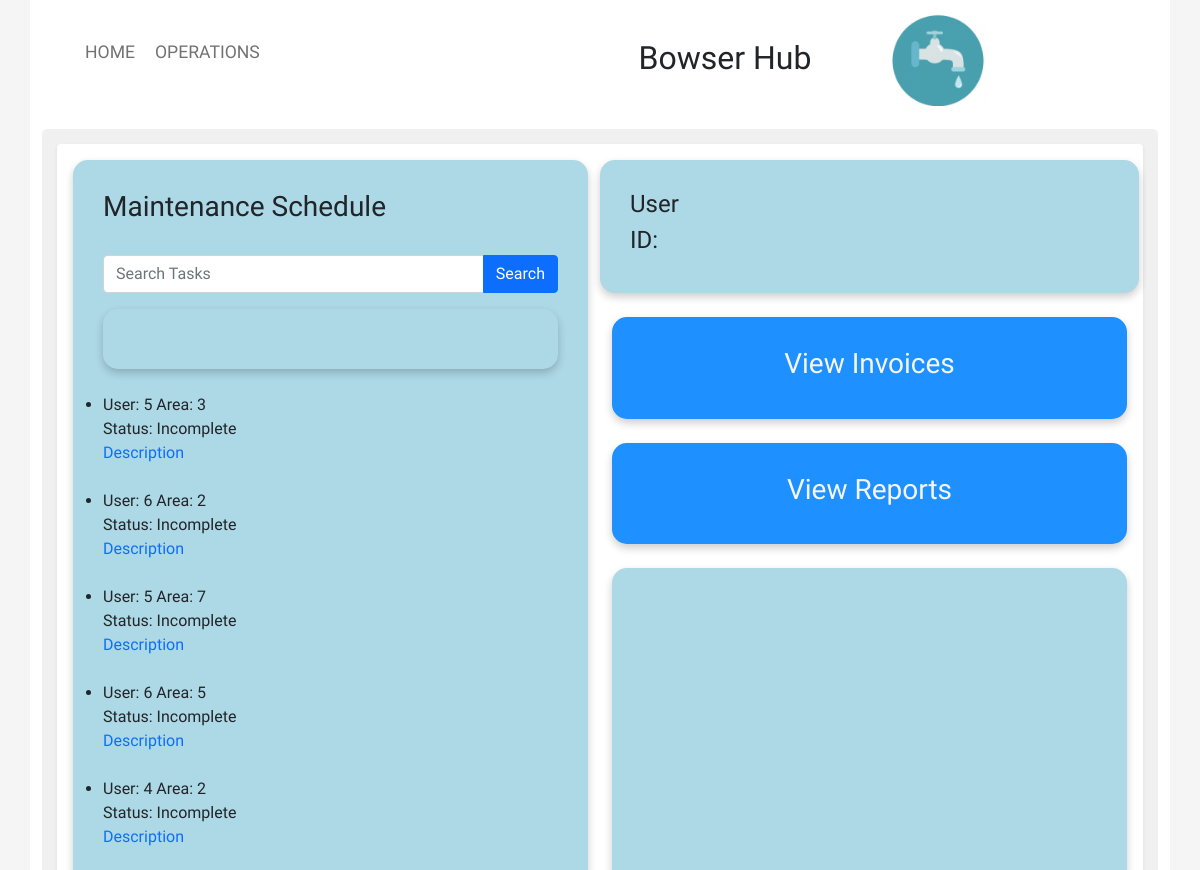
Before: /operations/operations.php (upper part) with the older database file.
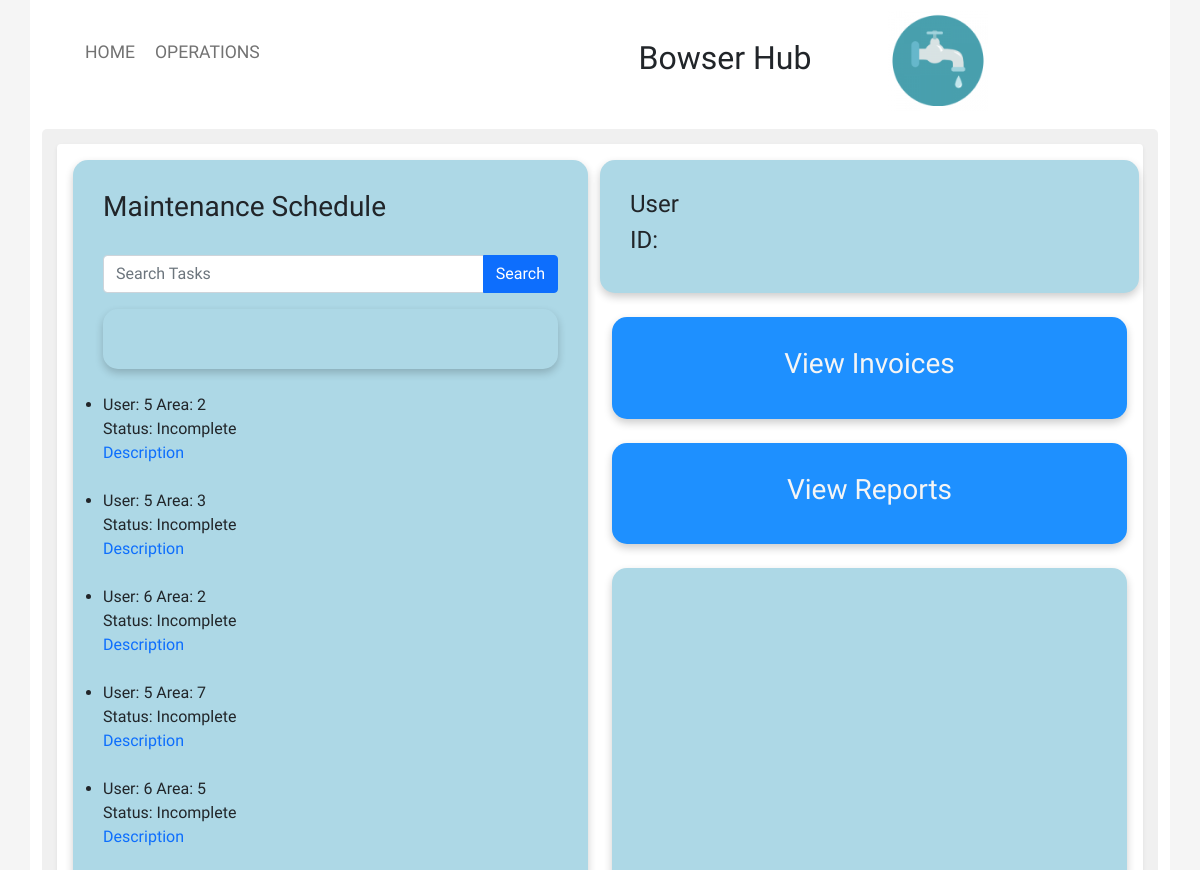
After: the same page with the newer database file.
### tables this page shows
CREATE TABLE `tbl_maintenance_schedule` (
  `Maintenance_ID` int(11) NOT NULL,
  `Bowser_ID` int(11) NOT NULL,
  `User_ID` int(11) NOT NULL,
  `Description` varchar(100) NOT NULL,
  `Status` varchar(100) NOT NULL,
  `Date` timestamp NOT NULL DEFAULT current_timestamp() ON UPDATE current_timestamp(),
  `Assigned_To` int(11) NOT NULL,
  `Area_ID` int(11) NOT NULL,
  `Priority` int(11) NOT NULL,
  `Task_Type` varchar(100) NOT NULL
);

### operations/operations.php (the view, shortened to what this page needs)
<!doctype html>
<html lang="en">
<head>
    <link href="https://cdn.jsdelivr.net/npm/bootstrap@5.1.1/dist/css/bootstrap.min.css" rel="stylesheet">
    <link rel="stylesheet" href="../global/global.css" type="text/css">
    <link rel="stylesheet" href="operations.css" type="text/css">
    <link rel="stylesheet" href="https://cdnjs.cloudflare.com/ajax/libs/jqueryui/1.12.1/jquery-ui.css" />
</head>
<body>
<div class="container">
    <div class="nav-wrapper">
        <div class="left-side">
            <div class="nav-link-wrapper active-nav-link">
                <a class="text-focus-in" href="../home/index.php">Home</a>
            </div>
            <div class="nav-link-wrapper active-nav-link">
                <a class="text-focus-in" href="operations.php">Operations</a>
            </div>
        </div>
        <div class="middle">
            <h2 class="text-focus-in">Bowser Hub</h2>
            <div id="logo">
            <img id="logo_image" src="../images/logo/bowserLogo.png" alt="" width="100" height="100">
            </div>
        </div>
    </div>
    <div class="upperPage">
        <div class="shadow-sm p-3 mb-5 bg-body rounded">
            <div class="row">
                <div class="col">
                    <ul class="operations-list">
                        <h3 class="text-focus-in"> Maintenance Schedule</h3>
                        <br />
                        <form action="" method="POST">
                            <div class="input-group mb-3">
                                <input type="text" name="term" id="term" class="form-control" placeholder="Search Tasks">
                                <button type="submit" name="submit" class="btn btn-primary">Search</button>
                            </div>
                        </form>
                        <div id="searchedTask">
                        </div>
                        <br />
                        <?php
                        $connection = OpenConnection();
                        $sql="SELECT * FROM tbl_maintenance_schedule ORDER BY Date DESC LIMIT 10 ";
                        $result = mysqli_query($connection, $sql);
                        while($row = mysqli_fetch_assoc($result)) {
                            echo "<li id='listItem'" .$row['Date'] ."<br />";
                            echo "User: ".$row['Assigned_To']."&nbsp"."Area: ".$row['Area_ID']."<br />";
                            echo "Status: ". $row['Status'];
                            echo "<br /><a href='#' data-toggle='popover' title='".$row['Description']."' data-content='test'>Description</a> ";
                            echo "<br /><br /></li>";
                        }
                        ?>
                        <br /><br />
                    </ul>
                    <br />
                    <br />
                    <br />
                    <br />
                </div>
                <div class="col">
                    <div class="row">
                        <div id="text_area">
                            <?php
                            $connection = OpenConnection();
                            $email = $_SESSION['email'];
                            $sql1="SELECT * FROM `tbl_user_account` WHERE email='$email'";
                            $username = current(explode('@', $email));
                            $result = mysqli_query($connection, $sql1);
                            $rows = mysqli_fetch_array($result);
                            $userID = $rows["User_ID"];
                            echo "<h4>User&nbsp;".$username."</h4>";
                            echo "<h4>ID:&nbsp;".$userID."</h4>";
                            ?>
                        </div>
                    </div>
                    <br />
                    <div class="vibrate-2">
                        <div class="d-grid gap-2" id="viewInvoice" >
                            <a class="text-focus-in" href="#viewInvoiceModal" data-bs-toggle="modal" class="remove_outline" ><h3 id="reportTxt">View Invoices</h3></a>
                        </div>
                    </div>
                    <br />
                    <div class="vibrate-2">
                    <div class="d-grid gap-2" id="viewReports" >
                        <a class="text-focus-in" href="#viewReportModal" data-bs-toggle="modal" class="remove_outline"><h3 id="reportTxt">View Reports</h3></a>
                    </div>
                    </div>
                    <br />
                    <form method="post" action="allocateTaskDAO.php" id="formAllocateTask">
                    <div class="d-grid gap-2" id="viewMap">
                    <div id="map"></div>
                        <br />
                            <br />
                            <br />
                            <br />
                            <br />
                            <br />
                            <br /><br />
                        </form>
                    </div>
                    <br />
                    <br />
            </div>
        </div>
    </div>
</div>
    <br /><br />
<br />  <br />
</body>
</html>

### global/global.css (style rules this page uses)
.left-side { margin-left: 5px; }
#logo { margin-right: -250px; }
#logo_image { margin-top: -75px; margin-left: 250px; }
body { font-family: "Comfortaa", cursive; margin: 0px; background-color: whitesmoke; }
.container { display: grid; grid-template-columns: 1fr; background-color: white; }
.nav-wrapper { display: flex; justify-content: space-between; padding: 38px; }
.left-side { display: flex; margin-left: -4%; }
.nav-wrapper > .left-side > div { margin-right: 20px; text-transform: uppercase; font-size: 1.1rem; }
.nav-link-wrapper { height: 22px; border-bottom: 1px solid transparent; transition: border-bottom 0.5s; }
.active-nav-link a { color: #727272; }
.nav-link-wrapper a { color: #727272; text-decoration: none; transition: color 0.5s; }
.text-focus-in { -webkit-animation: text-focus-in 0.7s cubic-bezier(0.55, 0.085, 0.68, 0.53) both; animation: text-focus-in 0.7s cubic-bezier(0.55, 0.085, 0.68, 0.53) both; animation-delay: 0.7s; }
.middle { margin-left: -30%; }
.upperPage { background-color: rgb(240, 240, 240); border-radius: 5px; padding: 15px; margin-top: -20px; }
.container { padding-top: 25px; margin-top: -40px; border-radius: 5px; }
a:link { text-decoration: none; }
#map { height: 400px; }
@media only screen and (max-width: 1200px) { .middle { margin-left: 50px; } }

### operations/operations.css (style rules this page uses)
.left-side { margin-left: 5px; }
.operations-list { padding: 30px; background-color: lightblue; border: 0; border-radius: 15px; box-shadow: 0 4px 8px 0 rgba(0, 0, 0, 0.2); }
#searchedTask { padding: 30px; border: 0 cornflowerblue; border-radius: 15px; box-shadow: 0 4px 8px 0 rgba(0, 0, 0, 0.2); }
#text_area { padding: 30px; background-color: lightblue; border: 0; border-radius: 15px; box-shadow: 0 4px 8px 0 rgba(0, 0, 0, 0.2); }
#reportTxt { color: whitesmoke; text-align: center; }
#viewReports { padding: 30px; font-stretch: expanded; background-color: dodgerblue; border: 0; border-radius: 15px; box-shadow: 0 4px 8px 0 rgba(0, 0, 0, 0.2); }
#viewInvoice { padding: 30px; font-stretch: expanded; background-color: dodgerblue; border: 0; border-radius: 15px; box-shadow: 0 4px 8px 0 rgba(0, 0, 0, 0.2); }
#viewMap { padding: 30px; font-stretch: expanded; background-color: lightblue; border: 0; border-radius: 15px; box-shadow: 0 4px 8px 0 rgba(0, 0, 0, 0.2); }
.vibrate-2 { -webkit-animation: vibrate-2 2s linear infinite both; animation: vibrate-2 2s linear infinite both; }

Changed rows visible on the page:
no longer on this page (row unchanged): tbl_maintenance_schedule: Assigned_To "4", Area_ID "2", Status "Incomplete"
now on this page (row edited): tbl_maintenance_schedule: Assigned_To "5", Area_ID "2", Status "Incomplete"
